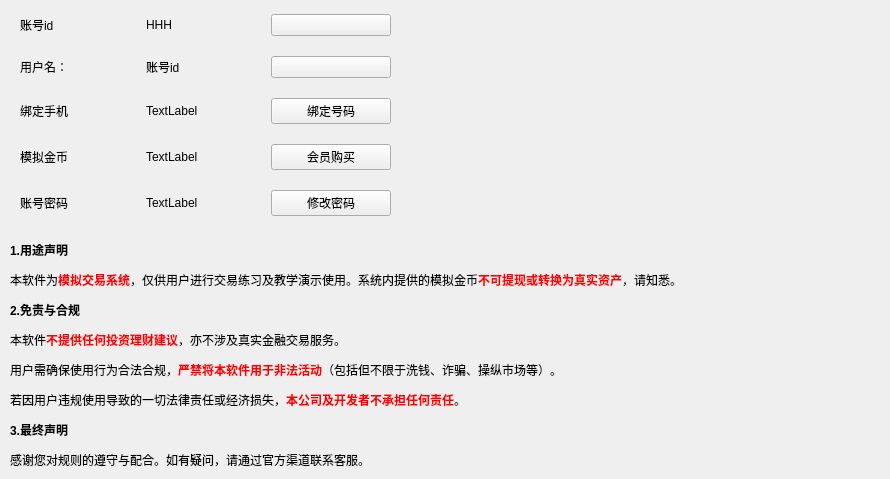
    <widget class="QWidget" name="tab_13">
     <attribute name="title">
      <string>账户中心</string>
     </attribute>
     <widget class="QWidget" name="gridLayoutWidget_2">
      <property name="geometry">
       <rect>
        <x>20</x>
        <y>0</y>
        <width>371</width>
        <height>231</height>
       </rect>
      </property>
      <layout class="QGridLayout" name="gridLayout_2">
       <item row="0" column="0">
        <layout class="QHBoxLayout" name="horizontalLayout_11">
         <item>
          <widget class="QLabel" name="label_7">
           <property name="text">
            <string>账号id</string>
           </property>
          </widget>
         </item>
         <item>
          <widget class="QLabel" name="label_11">
           <property name="text">
            <string>HHH</string>
           </property>
          </widget>
         </item>
         <item>
          <layout class="QHBoxLayout" name="horizontalLayout_12">
           <item>
            <widget class="QPushButton" name="pushButton_32">
             <property name="text">
              <string/>
             </property>
            </widget>
           </item>
          </layout>
         </item>
        </layout>
       </item>
       <item row="3" column="0">
        <layout class="QHBoxLayout" name="horizontalLayout_2">
         <item>
          <widget class="QLabel" name="label_9">
           <property name="text">
            <string>模拟金币</string>
           </property>
          </widget>
         </item>
         <item>
          <widget class="QLabel" name="label_12">
           <property name="text">
            <string>TextLabel</string>
           </property>
          </widget>
         </item>
         <item>
          <layout class="QHBoxLayout" name="horizontalLayout_14">
           <item>
            <widget class="QPushButton" name="pushButton_2">
             <property name="text">
              <string>会员购买</string>
             </property>
            </widget>
           </item>
          </layout>
         </item>
        </layout>
       </item>
       <item row="2" column="0">
        <layout class="QHBoxLayout" name="horizontalLayout">
         <item>
          <widget class="QLabel" name="label_8">
           <property name="text">
            <string>绑定手机</string>
           </property>
          </widget>
         </item>
         <item>
          <widget class="QLabel" name="label_14">
           <property name="text">
            <string>TextLabel</string>
           </property>
          </widget>
         </item>
         <item>
          <layout class="QHBoxLayout" name="horizontalLayout_13">
           <item>
            <widget class="QPushButton" name="pushButton">
             <property name="text">
              <string>绑定号码</string>
             </property>
            </widget>
           </item>
          </layout>
         </item>
        </layout>
       </item>
       <item row="4" column="0">
        <layout class="QHBoxLayout" name="horizontalLayout_3">
         <item>
          <widget class="QLabel" name="label_10">
           <property name="text">
            <string>账号密码</string>
           </property>
          </widget>
         </item>
         <item>
          <widget class="QLabel" name="label_15">
           <property name="text">
            <string>TextLabel</string>
           </property>
          </widget>
         </item>
         <item>
          <layout class="QHBoxLayout" name="horizontalLayout_15">
           <item>
            <widget class="QPushButton" name="pushButton_3">
             <property name="text">
              <string>修改密码</string>
             </property>
            </widget>
           </item>
          </layout>
         </item>
        </layout>
       </item>
       <item row="1" column="0">
        <layout class="QHBoxLayout" name="horizontalLayout_18">
         <item>
          <widget class="QLabel" name="label_42">
           <property name="text">
            <string>用户名：</string>
           </property>
          </widget>
         </item>
         <item>
          <widget class="QLabel" name="label_38">
           <property name="text">
            <string>账号id</string>
           </property>
          </widget>
         </item>
         <item>
          <layout class="QHBoxLayout" name="horizontalLayout_19">
           <item>
            <widget class="QPushButton" name="pushButton_5">
             <property name="text">
              <string/>
             </property>
            </widget>
           </item>
          </layout>
         </item>
        </layout>
       </item>
      </layout>
     </widget>
     <widget class="QWidget" name="horizontalLayoutWidget_7">
      <property name="geometry">
       <rect>
        <x>10</x>
        <y>240</y>
        <width>871</width>
        <height>230</height>
       </rect>
      </property>
      <layout class="QHBoxLayout" name="horizontalLayout_20">
       <item>
        <widget class="QLabel" name="label_43">
         <property name="text">
          <string>&lt;html&gt;&lt;head/&gt;&lt;body&gt;&lt;p&gt;&lt;span style=&quot; font-weight:700;&quot;&gt;1.用途声明&lt;/span&gt;&lt;/p&gt;&lt;p&gt;本软件为&lt;span style=&quot; font-weight:700; color:#ff0000;&quot;&gt;模拟交易系统&lt;/span&gt;，仅供用户进行交易练习及教学演示使用。系统内提供的模拟金币&lt;span style=&quot; font-weight:700; color:#ff0000;&quot;&gt;不可提现或转换为真实资产&lt;/span&gt;，请知悉。&lt;/p&gt;&lt;p&gt;&lt;span style=&quot; font-weight:700;&quot;&gt;2.免责与合规&lt;/span&gt;&lt;/p&gt;&lt;p&gt;本软件&lt;span style=&quot; font-weight:700; color:#ff0000;&quot;&gt;不提供任何投资理财建议&lt;/span&gt;，亦不涉及真实金融交易服务。&lt;/p&gt;&lt;p&gt;用户需确保使用行为合法合规，&lt;span style=&quot; font-weight:700; color:#ff0000;&quot;&gt;严禁将本软件用于非法活动&lt;/span&gt;（包括但不限于洗钱、诈骗、操纵市场等）。&lt;/p&gt;&lt;p&gt;若因用户违规使用导致的一切法律责任或经济损失，&lt;span style=&quot; font-weight:700; color:#ff0000;&quot;&gt;本公司及开发者不承担任何责任&lt;/span&gt;。&lt;/p&gt;&lt;p&gt;&lt;span style=&quot; font-weight:700;&quot;&gt;3.最终声明&lt;/span&gt;&lt;/p&gt;&lt;p&gt;感谢您对规则的遵守与配合。如有疑问，请通过官方渠道联系客服。&lt;/p&gt;&lt;/body&gt;&lt;/html&gt;</string>
         </property>
        </widget>
       </item>
      </layout>
     </widget>
    </widget>
